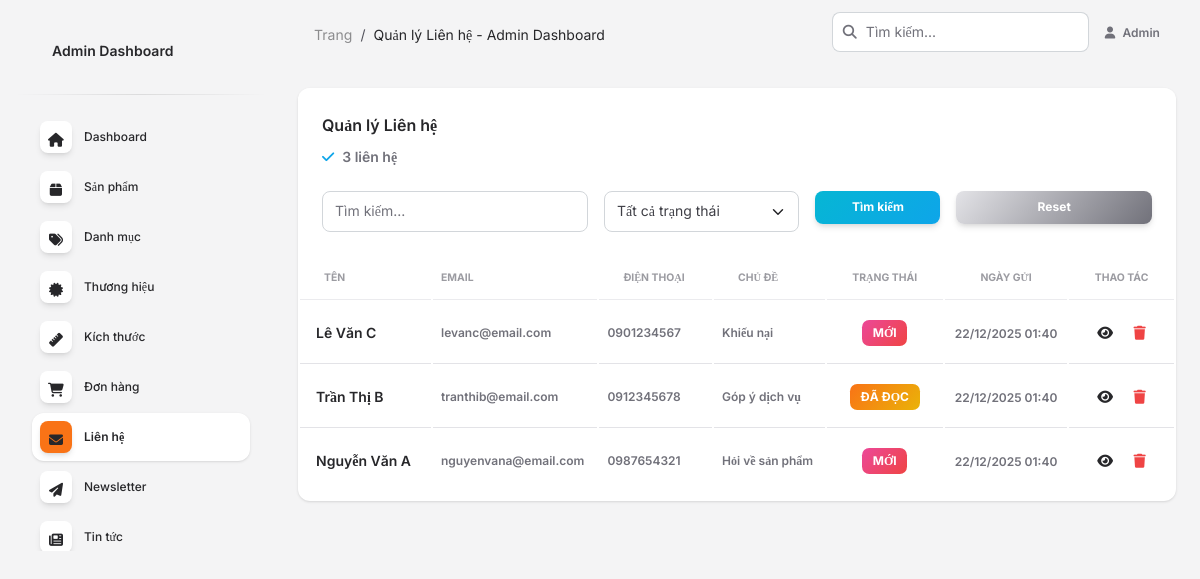
Screenshot of /admin/contact.php (signed in) with the database file from the repository.
### tables this page shows
CREATE TABLE `contact` (
  `id` int(11) NOT NULL AUTO_INCREMENT,
  `name` varchar(150) NOT NULL,
  `email` varchar(150) NOT NULL,
  `phone` varchar(20) DEFAULT NULL,
  `subject` varchar(255) DEFAULT NULL COMMENT 'Chủ đề',
  `message` text NOT NULL,
  `status` enum('new','read','replied','archived') NOT NULL DEFAULT 'new',
  `reply` text DEFAULT NULL COMMENT 'Phản hồi từ admin',
  `replied_by` int(11) DEFAULT NULL COMMENT 'ID admin phản hồi',
  `replied_at` datetime DEFAULT NULL,
  `ip_address` varchar(45) DEFAULT NULL,
  `created_at` timestamp NOT NULL DEFAULT CURRENT_TIMESTAMP,
  `updated_at` timestamp NOT NULL DEFAULT CURRENT_TIMESTAMP ON UPDATE CURRENT_TIMESTAMP,
  PRIMARY KEY (`id`),
  KEY `status` (`status`),
  KEY `email` (`email`),
  KEY `created_at` (`created_at`),
  FOREIGN KEY (`replied_by`) REFERENCES `users`(`id`) ON DELETE SET NULL
);

### admin/contact.php (the view, shortened to what this page needs)
<?php
$search = isset($_GET['search']) ? trim($_GET['search']) : '';
$page = isset($_GET['page']) ? (int)$_GET['page'] : 1;
$perPage = 15;
$offset = ($page - 1) * $perPage;
$conn = connectDB();
$where = [];
$params = [];
$types = '';
$whereClause = !empty($where) ? 'WHERE ' . implode(' AND ', $where) : '';
$countSql = "SELECT COUNT(*) as total FROM contact $whereClause";
$countStmt = $conn->prepare($countSql);
$countStmt->execute();
$countResult = $countStmt->get_result();
$totalContacts = $countResult->fetch_assoc()['total'];
$sql = "SELECT * FROM contact $whereClause ORDER BY created_at DESC LIMIT ? OFFSET ?";
$stmt = $conn->prepare($sql);
if (!empty($params)) {
    $stmt->bind_param($types . 'ii', ...array_merge($params, [$perPage, $offset]));
} else {
    $stmt->bind_param('ii', $perPage, $offset);
}
$stmt->execute();
$result = $stmt->get_result();
$contacts = [];
while ($row = $result->fetch_assoc()) {
    $contacts[] = $row;
}
?>
<!DOCTYPE html>
<html lang="vi">
<head>
  <link href="../assets/css/nucleo-icons.css" rel="stylesheet" />
  <link href="../assets/css/nucleo-svg.css" rel="stylesheet" />
  <link id="pagestyle" href="../assets/css/soft-ui-dashboard.css?v=1.1.0" rel="stylesheet" />
</head>
<body class="g-sidenav-show bg-gray-100">
  <?php $currentPage = 'contact'; include 'includes/sidebar.php'; ?>
  <main class="main-content position-relative max-height-vh-100 h-100 border-radius-lg">
    <?php include 'includes/navbar.php'; ?>
    <div class="container-fluid py-4">
      <div class="row">
        <div class="col-12">
          <div class="card">
            <div class="card-header pb-0">
              <div class="row">
                <div class="col-lg-6 col-7">
                  <h6>Quản lý Liên hệ</h6>
                  <p class="text-sm mb-0">
                    <i class="fa fa-check text-info" aria-hidden="true"></i>
                    <span class="font-weight-bold ms-1"><?= $totalContacts ?> liên hệ</span>
                  </p>
                </div>
              </div>
            </div>
            <div class="card-body px-0 pb-2">
              <div class="px-4 pb-3">
                <form method="GET" class="row g-3">
                  <div class="col-md-4">
                    <input type="text" name="search" class="form-control" placeholder="Tìm kiếm..."
                           value="<?= htmlspecialchars($search) ?>">
                  </div>
                  <div class="col-md-3">
                    <select name="status" class="form-select">
                      <option value="">Tất cả trạng thái</option>
                    </select>
                  </div>
                  <div class="col-md-2">
                    <button type="submit" class="btn bg-gradient-info btn-sm w-100">Tìm kiếm</button>
                  </div>
                  <div class="col-md-3">
                    <a href="contact.php" class="btn bg-gradient-secondary btn-sm w-100">Reset</a>
                  </div>
                </form>
              </div>
              <div class="table-responsive p-0">
                <table class="table align-items-center mb-0">
                  <thead>
                    <tr>
                      <th class="text-uppercase text-secondary text-xxs font-weight-bolder opacity-7">Tên</th>
                      <th class="text-uppercase text-secondary text-xxs font-weight-bolder opacity-7 ps-2">Email</th>
                      <th class="text-uppercase text-secondary text-xxs font-weight-bolder opacity-7">Điện thoại</th>
                      <th class="text-uppercase text-secondary text-xxs font-weight-bolder opacity-7">Chủ đề</th>
                      <th class="text-center text-uppercase text-secondary text-xxs font-weight-bolder opacity-7">Trạng thái</th>
                      <th class="text-center text-uppercase text-secondary text-xxs font-weight-bolder opacity-7">Ngày gửi</th>
                      <th class="text-center text-uppercase text-secondary text-xxs font-weight-bolder opacity-7">Thao tác</th>
                    </tr>
                  </thead>
                  <tbody>
                    <?php if (empty($contacts)): ?>
                      <tr>
                        <td colspan="7" class="text-center py-4">Không có liên hệ nào</td>
                      </tr>
                    <?php else: ?>
                      <?php
                      $statusLabels = [
                          'new' => 'Mới',
                          'read' => 'Đã đọc',
                          'replied' => 'Đã phản hồi',
                          'archived' => 'Đã lưu trữ'
                      ];
                      $statusClass = [
                          'new' => 'bg-gradient-danger',
                          'read' => 'bg-gradient-warning',
                          'replied' => 'bg-gradient-success',
                          'archived' => 'bg-gradient-secondary'
                      ];
                      foreach ($contacts as $contact):
                        $contactStatus = $contact['status'];
                        $statusLabel = $statusLabels[$contactStatus] ?? $contactStatus;
                        $statusBg = $statusClass[$contactStatus] ?? 'bg-gradient-secondary';
                        $contactDate = date('d/m/Y H:i', strtotime($contact['created_at']));
                      ?>
                      <tr>
                        <td>
                          <div class="d-flex px-2 py-1">
                            <div class="d-flex flex-column justify-content-center">
                              <h6 class="mb-0 text-sm"><?= htmlspecialchars($contact['name']) ?></h6>
                            </div>
                          </div>
                        </td>
                        <td>
                          <p class="text-xs font-weight-bold mb-0"><?= htmlspecialchars($contact['email']) ?></p>
                        </td>
                        <td>
                          <p class="text-xs font-weight-bold mb-0"><?= htmlspecialchars($contact['phone'] ?? 'N/A') ?></p>
                        </td>
                        <td>
                          <p class="text-xs font-weight-bold mb-0"><?= htmlspecialchars($contact['subject'] ?? 'Không có chủ đề') ?></p>
                        </td>
                        <td class="align-middle text-center">
                          <span class="badge badge-sm <?= $statusBg ?>"><?= htmlspecialchars($statusLabel) ?></span>
                        </td>
                        <td class="align-middle text-center">
                          <span class="text-secondary text-xs font-weight-bold"><?= htmlspecialchars($contactDate) ?></span>
                        </td>
                        <td class="align-middle text-center">
                          <a href="contact_detail.php?id=<?= $contact['id'] ?>" class="btn btn-link text-dark px-2 mb-0" title="Xem chi tiết">
                            <i class="fas fa-eye text-sm"></i>
                          </a>
                          <a href="contact_delete.php?id=<?= $contact['id'] ?>" class="btn btn-link text-danger px-2 mb-0"
                             onclick="return confirm('Bạn có chắc muốn xóa liên hệ này?')" title="Xóa">
                            <i class="fas fa-trash text-sm"></i>
                          </a>
                        </td>
                      </tr>
                      <?php endforeach; ?>
                    <?php endif; ?>
                  </tbody>
                </table>
              </div>
            </div>
          </div>
        </div>
      </div>
    </div>
  </main>
</body>
</html>

### rows the page displays
contact: name "Lê Văn C", email "levanc@email.com", phone "0901234567", subject "Khiếu nại", status "MỚI", created_at "22/12/2025 01:40"
contact: name "Trần Thị B", email "tranthib@email.com", phone "0912345678", subject "Góp ý dịch vụ", status "ĐÃ ĐỌC", created_at "22/12/2025 01:40"
contact: name "Nguyễn Văn A", email "nguyenvana@email.com", phone "0987654321", subject "Hỏi về sản phẩm", status "MỚI", created_at "22/12/2025 01:40"

### other values shown
$pageTitle "Quản lý Liên hệ - Admin Dashboard"
$_SESSION['user_name'] "Admin"
$totalContacts "3"
